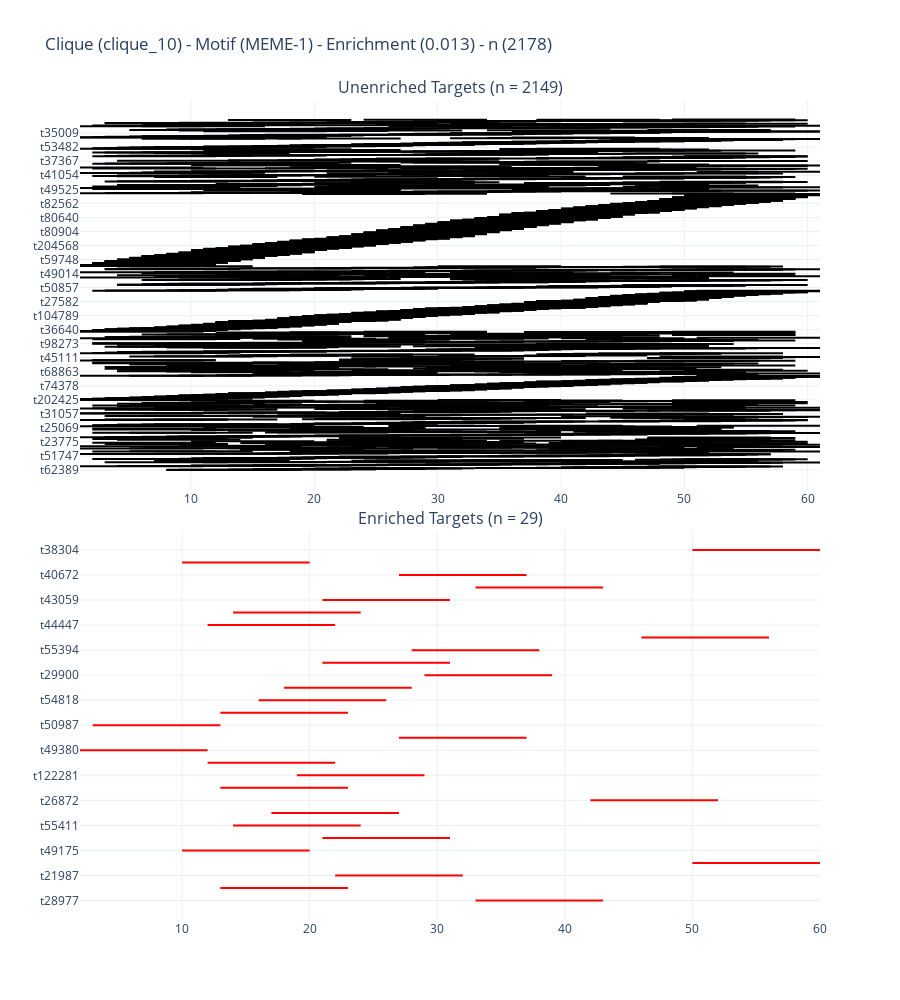

Here is the notebook cell this chart was saved with:
### Markdown cell above
# Plot Enrichment with Intervals

### Code cell
# subframe['enriched'] = subframe.sequence_name.isin(ix)

def plot_intervals(frame, clique_sset, clique_idx = "clique_0", meme_idx = "MEME-1"):
    
    
    subframe = frame[
        (frame.clique_idx == clique_idx) &
        (frame.motif_alt_id == meme_idx)
    ]
    
    subframe['enriched'] = subframe.sequence_name.isin(
        clique_sset[clique_sset.clique_idx == clique_idx].sequence_name
    )
    
    enrichment_frame = subframe[['sequence_name', 'enriched']].drop_duplicates()
    
    
    fig = make_subplots(
        rows = 2, cols = 1,
        vertical_spacing = 0.05, 
        subplot_titles = (
            "Unenriched Targets (n = {})".format(enrichment_frame.shape[0] - enrichment_frame.enriched.sum()), 
            "Enriched Targets (n = {})".format(enrichment_frame.enriched.sum())
        )
    )
    
    for line in subframe.iterrows():
        idx, row = line
    
        interval = np.arange(row.start, row.stop)
        tr = go.Scatter(
            x = interval,
            y = [row.sequence_name for _ in interval],
            mode = 'lines',
            line=dict(color = "red" if row.enriched else "black"),
#             line = dict(color = row.score),
            name = row.sequence_name
        )
        
        if row.enriched:
            row_add = 2
        else:
            row_add = 1
            
        fig.append_trace(tr, row = row_add, col = 1)
        

    fig.update_layout(
        height = 1000, showlegend=False,
        title_text = "Clique ({}) - Motif ({}) - Enrichment ({:.3f}) - n ({})".format(
            clique_idx, motif_idx, enrichment_frame.enriched.mean(), enrichment_frame.shape[0]
        )
    )
    
    return fig

plot_intervals(motif_search, clique_sset, clique_idx = "clique_10", meme_idx = "MEME-1")
